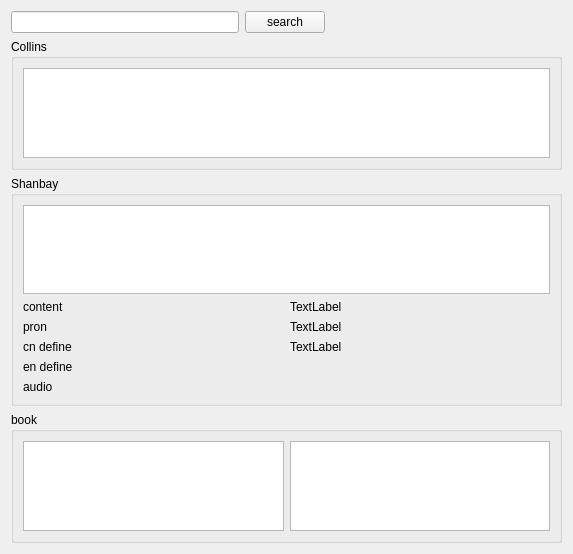
<?xml version="1.0" encoding="UTF-8"?>
<ui version="4.0">
 <class>DictWidget</class>
 <widget class="QWidget" name="DictWidget">
  <property name="geometry">
   <rect>
    <x>0</x>
    <y>0</y>
    <width>573</width>
    <height>554</height>
   </rect>
  </property>
  <property name="windowTitle">
   <string>Dict</string>
  </property>
  <layout class="QGridLayout" name="gridLayout_3">
   <item row="3" column="0" colspan="3">
    <widget class="QGroupBox" name="groupBox_2">
     <property name="title">
      <string>book</string>
     </property>
     <layout class="QGridLayout" name="gridLayout_2">
      <item row="0" column="0">
       <widget class="QListWidget" name="listWidget"/>
      </item>
      <item row="0" column="1">
       <widget class="QTextEdit" name="article"/>
      </item>
     </layout>
    </widget>
   </item>
   <item row="2" column="0" colspan="3">
    <widget class="QGroupBox" name="groupBox">
     <property name="title">
      <string>Shanbay</string>
     </property>
     <layout class="QGridLayout" name="gridLayout">
      <item row="0" column="0" colspan="2">
       <widget class="QTextEdit" name="textEdit"/>
      </item>
      <item row="1" column="0">
       <widget class="QLabel" name="label">
        <property name="text">
         <string>content</string>
        </property>
       </widget>
      </item>
      <item row="1" column="1">
       <widget class="QLabel" name="label_2">
        <property name="text">
         <string>TextLabel</string>
        </property>
       </widget>
      </item>
      <item row="2" column="0">
       <widget class="QLabel" name="label_3">
        <property name="text">
         <string>pron</string>
        </property>
       </widget>
      </item>
      <item row="2" column="1">
       <widget class="QLabel" name="label_4">
        <property name="text">
         <string>TextLabel</string>
        </property>
       </widget>
      </item>
      <item row="3" column="0">
       <widget class="QLabel" name="label_5">
        <property name="text">
         <string>cn define</string>
        </property>
       </widget>
      </item>
      <item row="3" column="1">
       <widget class="QLabel" name="label_6">
        <property name="text">
         <string>TextLabel</string>
        </property>
       </widget>
      </item>
      <item row="4" column="0">
       <widget class="QLabel" name="label_7">
        <property name="text">
         <string>en define</string>
        </property>
       </widget>
      </item>
      <item row="5" column="0">
       <widget class="QLabel" name="label_8">
        <property name="text">
         <string>audio</string>
        </property>
       </widget>
      </item>
     </layout>
     <zorder>textEdit</zorder>
     <zorder>label_8</zorder>
     <zorder>label_5</zorder>
     <zorder>label_2</zorder>
     <zorder>label_6</zorder>
     <zorder>label</zorder>
     <zorder>label_4</zorder>
     <zorder>label_7</zorder>
     <zorder>label_3</zorder>
    </widget>
   </item>
   <item row="0" column="2">
    <spacer name="horizontalSpacer">
     <property name="orientation">
      <enum>Qt::Horizontal</enum>
     </property>
     <property name="sizeHint" stdset="0">
      <size>
       <width>231</width>
       <height>20</height>
      </size>
     </property>
    </spacer>
   </item>
   <item row="0" column="1">
    <widget class="QPushButton" name="pushButton">
     <property name="text">
      <string>search</string>
     </property>
    </widget>
   </item>
   <item row="0" column="0">
    <widget class="QLineEdit" name="lineEdit"/>
   </item>
   <item row="1" column="0" colspan="3">
    <widget class="QGroupBox" name="groupBox_3">
     <property name="title">
      <string>Collins</string>
     </property>
     <layout class="QGridLayout" name="gridLayout_4">
      <item row="0" column="0">
       <widget class="QTextEdit" name="collins"/>
      </item>
     </layout>
    </widget>
   </item>
  </layout>
 </widget>
 <resources/>
 <connections>
  <connection>
   <sender>lineEdit</sender>
   <signal>returnPressed()</signal>
   <receiver>pushButton</receiver>
   <slot>click()</slot>
   <hints>
    <hint type="sourcelabel">
     <x>154</x>
     <y>26</y>
    </hint>
    <hint type="destinationlabel">
     <x>271</x>
     <y>30</y>
    </hint>
   </hints>
  </connection>
 </connections>
</ui>
